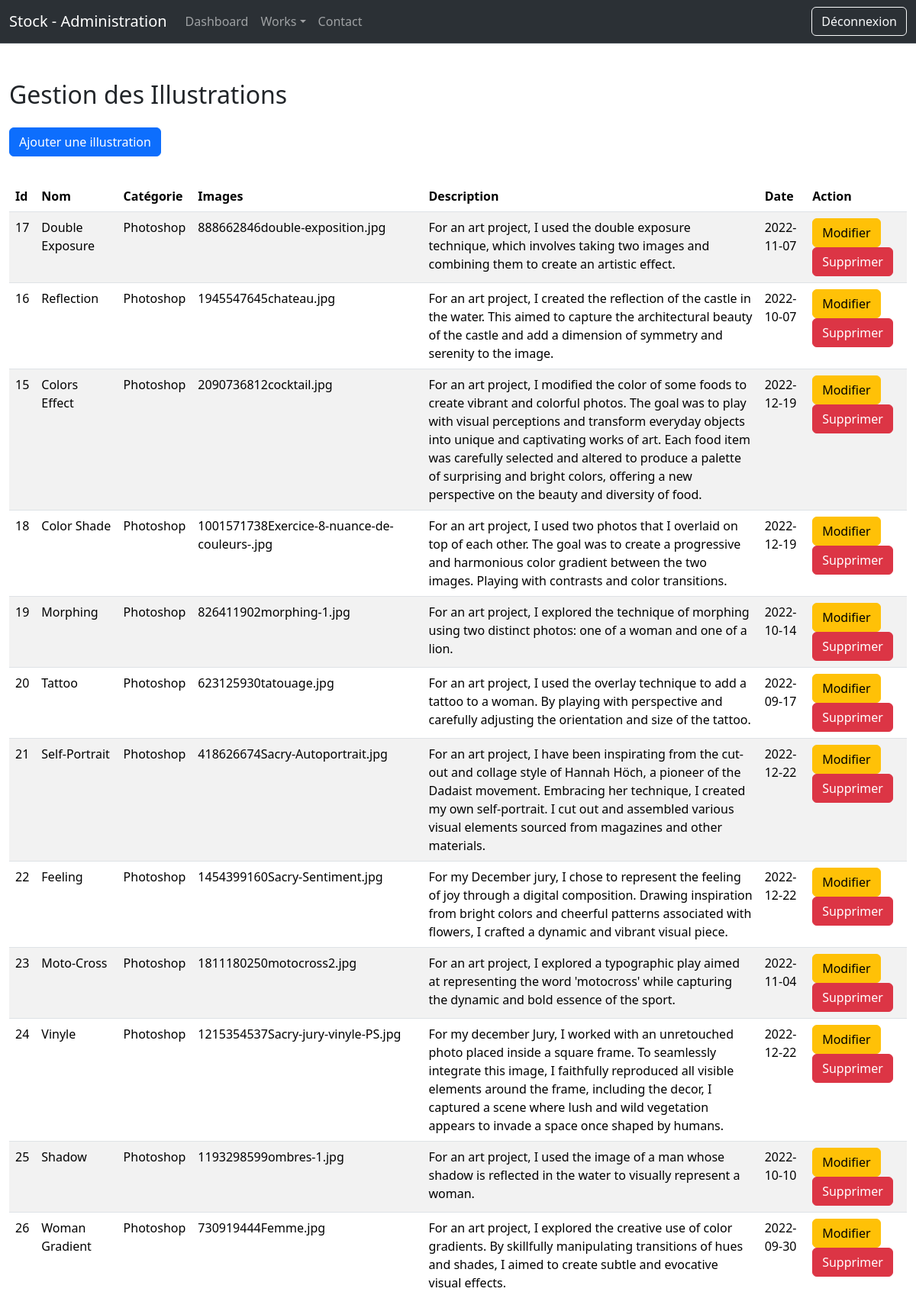
The app's page /admin/illustration.php (signed in, upper part) with its own data.
### tables this page shows
CREATE TABLE `illustration` (
  `id` int(11) NOT NULL,
  `nom` varchar(255) NOT NULL,
  `categorie` varchar(255) NOT NULL,
  `image` varchar(255) NOT NULL,
  `description` text NOT NULL,
  `date` date NOT NULL
);

### admin/illustration.php (the view, shortened to what this page needs)
<?php
    require "../connexion.php";
?>
<!DOCTYPE html>
<html lang="en">
<head>
    <link href="https://cdn.jsdelivr.net/npm/bootstrap@5.3.2/dist/css/bootstrap.min.css" rel="stylesheet">
</head>
<body>
    <?php
        include("partials/header.php");
    ?>
    <div class="container-fluid my-5">
     <h2>Gestion des Illustrations</h2>
     <a href="addIllu.php" class="btn btn-primary my-3">Ajouter une illustration</a>
     <table class="table table-striped my-3">
        <thead>
            <tr>
                <th>Id</th>
                <th>Nom</th>
                <th>Catégorie</th>
                <th>Images</th>
                <th>Description</th>
                <th>Date</th>
                <th>Action</th>
            </tr>
        </thead>
        <tbody>
            <?php
                $req = $bdd->query("SELECT * FROM illustration");
                while($don = $req->fetch())
                {
                    echo "<tr>";
                        echo "<td>".$don['id']."</td>";
                        echo "<td>".$don['nom']."</td>";
                        echo "<td>".$don['categorie']."</td>";
                        echo "<td>".$don['image']."</td>";
                        echo "<td>".$don['description']."</td>";
                        echo "<td>".$don['date']."</td>";
                        echo "<td>";
                            echo "<a href='updateIllu.php?id=".$don['id']."' class='btn btn-warning'>Modifier</a>";
                            echo "<a href='illustration.php?delete=".$don['id']."' class='btn btn-danger'>Supprimer</a>";
                        echo "</td>";
                    echo "</tr>";
                }
            ?>
        </tbody>
     </table>
    </div>
</body>
</html>

### records on screen
illustration: id "17", nom "Double Exposure", categorie "Photoshop", image "888662846double-exposition.jpg", description "For an art project, I used the double exposure technique, which involves taking two images and combining them to create an artistic effect.", date "2022-11-07"
illustration: id "16", nom "Reflection", categorie "Photoshop", image "1945547645chateau.jpg", description "For an art project, I created the reflection of the castle in the water. This aimed to capture the architectural beauty of the castle and add a dimension of symmetry and serenity to the image.", date "2022-10-07"
illustration: id "15", nom "Colors Effect", categorie "Photoshop", image "2090736812cocktail.jpg", description "For an art project, I modified the color of some foods to create vibrant and colorful photos. The goal was to play with visual perceptions and transform everyday objects into unique and captivating works of art. Each food item was carefully selected and altered to produce a palette of surprising and bright colors, offering a new perspective on the beauty and diversity of food.", date "2022-12-19"
illustration: id "18", nom "Color Shade", categorie "Photoshop", image "1001571738Exercice-8-nuance-de-couleurs-.jpg", description "For an art project, I used two photos that I overlaid on top of each other. The goal was to create a progressive and harmonious color gradient between the two images. Playing with contrasts and color transitions.", date "2022-12-19"
illustration: id "19", nom "Morphing", categorie "Photoshop", image "826411902morphing-1.jpg", description "For an art project, I explored the technique of morphing using two distinct photos: one of a woman and one of a lion.", date "2022-10-14"
illustration: id "20", nom "Tattoo", categorie "Photoshop", image "623125930tatouage.jpg", description "For an art project, I used the overlay technique to add a tattoo to a woman. By playing with perspective and carefully adjusting the orientation and size of the tattoo.", date "2022-09-17"
illustration: id "21", nom "Self-Portrait", categorie "Photoshop", image "418626674Sacry-Autoportrait.jpg", description "For an art project, I have been inspirating from the cut-out and collage style of Hannah Höch, a pioneer of the Dadaist movement. Embracing her technique, I created my own self-portrait. I cut out and assembled various visual elements sourced from magazines and other materials.", date "2022-12-22"
illustration: id "22", nom "Feeling", categorie "Photoshop", image "1454399160Sacry-Sentiment.jpg", description "For my December jury, I chose to represent the feeling of joy through a digital composition. Drawing inspiration from bright colors and cheerful patterns associated with flowers, I crafted a dynamic and vibrant visual piece.", date "2022-12-22"
illustration: id "23", nom "Moto-Cross", categorie "Photoshop", image "1811180250motocross2.jpg", description "For an art project, I explored a typographic play aimed at representing the word 'motocross' while capturing the dynamic and bold essence of the sport.", date "2022-11-04"
illustration: id "24", nom "Vinyle", categorie "Photoshop", image "1215354537Sacry-jury-vinyle-PS.jpg", description "For my december Jury, I worked with an unretouched photo placed inside a square frame. To seamlessly integrate this image, I faithfully reproduced all visible elements around the frame, including the decor, I captured a scene where lush and wild vegetation appears to invade a space once shaped by humans.", date "2022-12-22"
illustration: id "25", nom "Shadow", categorie "Photoshop", image "1193298599ombres-1.jpg", description "For an art project, I used the image of a man whose shadow is reflected in the water to visually represent a woman.", date "2022-10-10"
illustration: id "26", nom "Woman Gradient", categorie "Photoshop", image "730919444Femme.jpg", description "For an art project, I explored the creative use of color gradients. By skillfully manipulating transitions of hues and shades, I aimed to create subtle and evocative visual effects.", date "2022-09-30"
